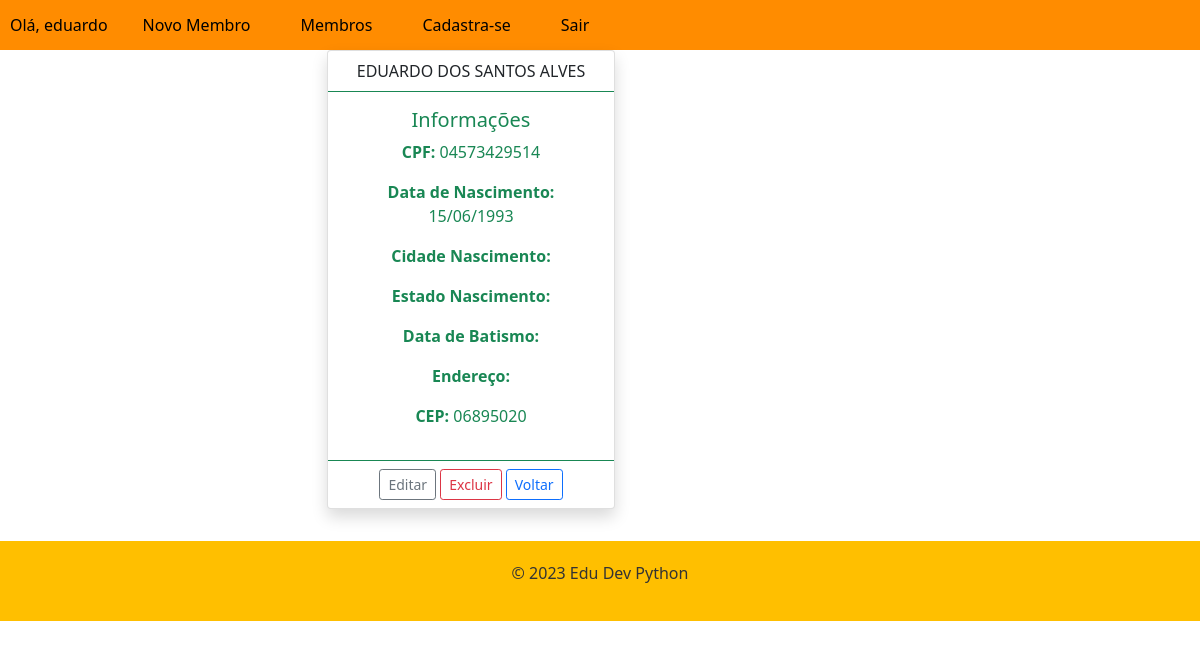
/member/27/ (signed in), run on the app's committed database.
### cadmember/models.py (models this page shows, shortened)
class Member(models.Model):
    id = models.AutoField(primary_key=True)
    name = models.CharField(max_length=200, blank=False, null=False, verbose_name='nome')
    cpf = models.CharField(max_length=11, blank=False, null=True, verbose_name="cpf")
    date_birth = models.DateField(null=False, blank=False, verbose_name='data_nascimento',default=" ")
    city_birth = models.ForeignKey(City, on_delete=models.PROTECT, related_name= 'cidade_nascimento', null=True)
    state_birth = models.ForeignKey(State, on_delete=models.PROTECT, related_name= "estado_nascimento", null= True)
    date_baptism = models.DateField(null=False, blank=False, verbose_name='data_batismo')
    address = models.CharField(max_length=200, blank=False, null=False, verbose_name='endereço')
    cep = models.CharField(max_length=8, blank=False, null=False, verbose_name='cep')

### cadmember/views.py (the view)
# urls.py: path('member/<int:pk>/', MemberDetailView.as_view(), name='member_detail'),
@method_decorator(login_required(login_url='login'), name='dispatch')
class MemberDetailView(DetailView):
     model = Member
     template_name ='member_detail.html'

### cadmember/templates/member_detail.html (shortened to what this page needs)
{% extends "base.html" %}
{% block content %}
    <head>
        <link href="https://cdn.jsdelivr.net/npm/bootstrap@5.0.2/dist/css/bootstrap.min.css" rel="stylesheet">
    </head>
    <div class="container">
        <div class="row">
            <div class="col-md-6 mx-auto text-center mb-3" >
                <div class="card text-bg-light mb-3 shadow" style="max-width: 18rem;">
                    <div class="card-header bg-transparent border-success">{{ object.name }}</div>
                    <div class="card-body text-success">
                        <h5 class="card-title">Informações</h5>
                        <p><strong>CPF:</strong> {{ object.cpf }}</p>
                        <p><strong>Data de Nascimento:</strong> {{ object.date_birth |date:"d/m/Y"}}</p>
                        <p><strong>Cidade Nascimento:</strong> {{ object.cidade_nascimento }}</p>
                        <p><strong>Estado Nascimento:</strong> {{ object.estado_nascimento }}</p>
                        <p><strong>Data de Batismo:</strong> {{ object.data_batismo |date:"d/m/Y"}}</p>
                        <p><strong>Endereço:</strong> {{ object.endereço }}</p>
                        <p><strong>CEP:</strong> {{ object.cep }}</p>
                    </div>
                    <div class="card-footer bg-transparent border-success">
                        <a href="{% url 'member_update' pk=member.pk %}" class="btn btn-outline-secondary btn-sm">Editar</a>
                        <a href="{% url 'member_delete' pk=member.pk%}"  class="btn btn-outline-danger btn-sm">Excluir</a>
                        <a href="{% url 'members_list' %}" class="btn btn-outline-primary btn-sm">Voltar</a>
                    </div>
                </div>
            </div>
        </div>
    </div>
{% endblock content %}

### app/templates/base.html (shortened to what this page needs)
{% load static %}
<!DOCTYPE html>
<html lang="en">
<head>
  <link rel="stylesheet" href="{% static 'css/base.css' %}">
</head>
<body>
  <header>
    <nav>
     <ul>
        {% if user.is_authenticated%}
        <li>Olá, {{user.username }}</li>
        <li><a href="{% url 'new_member' %}">Novo Membro</a></li>
        <li><a href="{% url 'members_list' %}">Membros</a></li>
        <li><a href="{% url 'register' %}">Cadastra-se</a></li>
        {% endif%}
        {% if user.is_authenticated %}
        <li><a href="{% url 'logout' %}">Sair</a></li>
        {% endif %}
      </ul>
    </nav>
  </header>
  <main>
    {% block content %}
    {% endblock %}
  </main>
  <footer>
    <p>&copy; 2023 Edu Dev Python</p>
  </footer>
</body>
</html>

### static/css/base.css (style rules this page uses)
body { background-color: #f7f7f7; color: #333; margin: 0; padding: 0; }
header { background-color: #0096c7; color: #000000; text-align: center; }
footer { background-color: #ffbf00; color: #333; padding: 20px; text-align: center; }
nav { background-color: #ff8c00; color: #000000; height: 50px; display: flex; justify-content: space-between; align-items: center; }
nav ul { list-style: none; margin: 0; padding: 0; display: flex; }
nav ul li { margin: 0 10px; }
nav ul li a { color: #000000; text-decoration: none; font-size: 16px; padding: 15px; transition: all 0.3s ease; }

### data on the page
Member: name "EDUARDO DOS SANTOS ALVES", cpf "04573429514", date_birth "15/06/1993", cep "06895020"

### other printed values
{{ user.username }} "eduardo"
